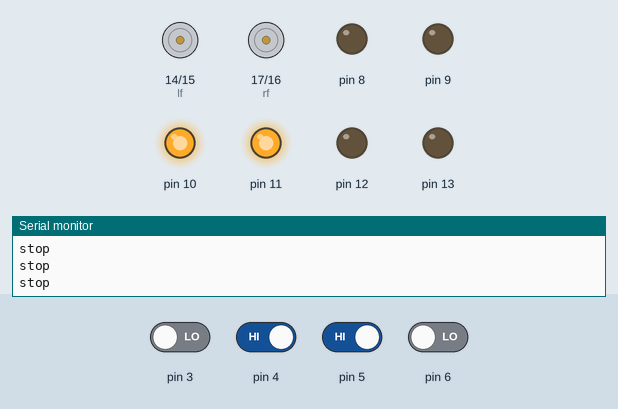
This sketch was run on a simulated Arduino Uno, built with avr-gcc and run on an emulated ATmega328P. Parts: motor-driver pin pairs drawn as motors (green arrow = first pin HIGH = forward, orange = second pin HIGH = backward, longer = more drive), output pins drawn as LEDs (lit = HIGH), the last lines printed to the serial monitor. The test bench sets the inputs (shaded band); at power-on: pin 4, pin 5 HIGH, pin 3, pin 6 LOW.

Above: at 1.2 s.
1.3 s: pin 3 driven HIGH
At 2.0 s:
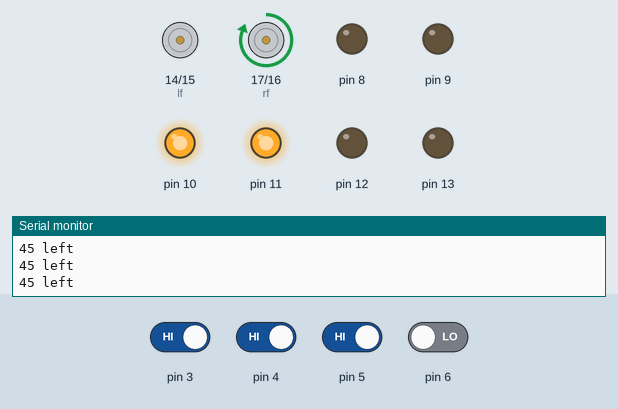
2.8 s: pin 4 driven LOW
At 3.2 s:
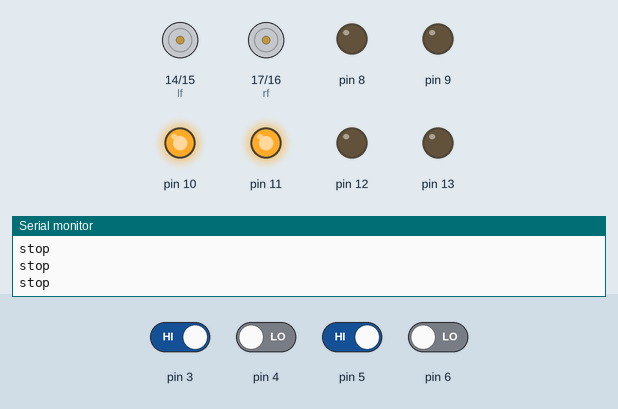
5.8 s: pin 6 driven HIGH
At 6.6 s:
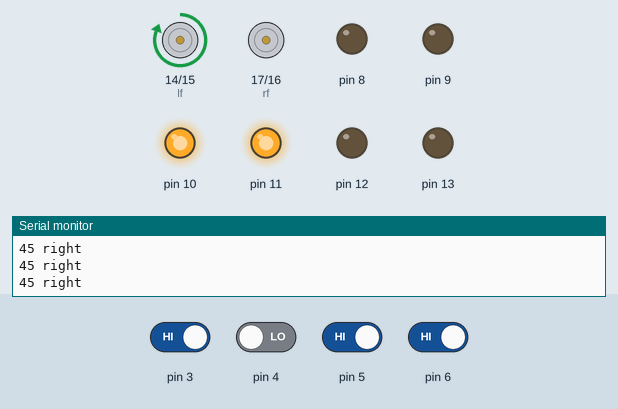
7.3 s: pin 5 driven LOW
At 7.6 s:
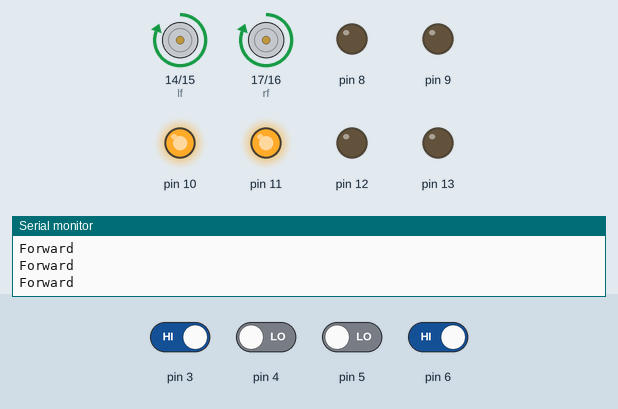
8.8 s: pin 3 driven LOW
At 10.2 s:
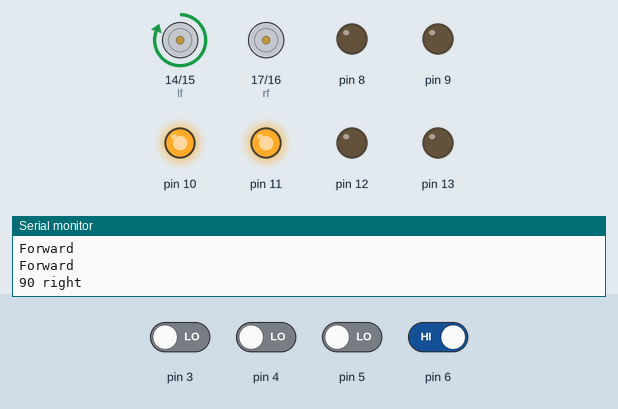
Timing chart, 0 to 11.3 s (numbered marks = the images above; inputs shaded):
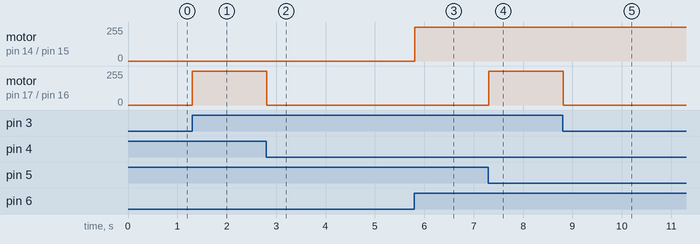

Measured:
- after the input at 1.3 s, motor on pin 17 (rf) / pin 16 (rb): stopped → forward 255/255 at once
- after the input at 2.8 s, motor on pin 17 (rf) / pin 16 (rb): forward 255/255 → stopped at once
- after the input at 5.8 s, motor on pin 14 (lf) / pin 15 (lb): stopped → forward 255/255 at once
- after the input at 7.3 s, motor on pin 17 (rf) / pin 16 (rb): stopped → forward 255/255 at once
- after the input at 8.8 s, motor on pin 17 (rf) / pin 16 (rb): forward 255/255 → stopped at once

The sketch:

LFR_4s.ino
```cpp
int f=0,rf=17,rb=16,lf=14,lb=15;//rf-right motor front,rb-right motor back,lf-left motor front,lb-left motor back
void setup() {
Serial.begin(9600);
for(int i=2;i<18;i++)
pinMode(i,i<8?INPUT:OUTPUT);
analogWrite(11,255);
analogWrite(10,255);
}

void loop() {
  if(!f||f&&digitalRead(3)&&!digitalRead(4)&&!digitalRead(5)&&digitalRead(6))
if(digitalRead(3)&&!digitalRead(4)&&!digitalRead(5)&&digitalRead(6)||!digitalRead(3)&&!digitalRead(4)&&!digitalRead(5)&&!digitalRead(6))//Forward
{
  digitalWrite(rf,HIGH);
  digitalWrite(rb,LOW);
  digitalWrite(lb,LOW);
  digitalWrite(lf,HIGH);
  f=0;
  Serial.println("Forward");
}
else if(digitalRead(3)&&!digitalRead(4)&&!digitalRead(5)&&!digitalRead(6))//90 left
{
  /*digitalWrite(rf,HIGH);
  digitalWrite(rb,LOW);
  digitalWrite(lb,HIGH);
  digitalWrite(lf,LOW);*/
  digitalWrite(rf,HIGH);
  digitalWrite(rb,LOW);
  digitalWrite(lb,LOW);
  digitalWrite(lf,LOW);
  f=1;
  Serial.println("90 left");
}
else if(!digitalRead(3)&&!digitalRead(4)&&!digitalRead(5)&&digitalRead(6))//90 right
{
  /*digitalWrite(rf,LOW);
  digitalWrite(rb,HIGH);
  digitalWrite(lb,LOW);
  digitalWrite(lf,HIGH);*/
  digitalWrite(rf,LOW);
  digitalWrite(rb,LOW);
  digitalWrite(lb,LOW);
  digitalWrite(lf,HIGH);
  f=1;
  Serial.println("90 right");
}
else if(digitalRead(3)&&digitalRead(4)&&(!digitalRead(5)||!digitalRead(6)))//45 left
{
  digitalWrite(rf,HIGH);
  digitalWrite(rb,LOW);
  digitalWrite(lb,LOW);
  digitalWrite(lf,LOW);
  Serial.println("45 left");
}
else if((!digitalRead(3)||!digitalRead(4))&&digitalRead(5)&&digitalRead(6))//45 right
{
  digitalWrite(rf,LOW);
  digitalWrite(rb,LOW);
  digitalWrite(lb,LOW);
  digitalWrite(lf,HIGH);
  Serial.println("45 right");
}
else //stop
{
  digitalWrite(rf,LOW);
  digitalWrite(rb,LOW);
  digitalWrite(lb,LOW);
  digitalWrite(lf,LOW);
  Serial.println("stop");
}
delay(10);
}
```
